Frame 1 (no input): blank canvas, image omitted
Frame 60 (no input): blank canvas, image omitted
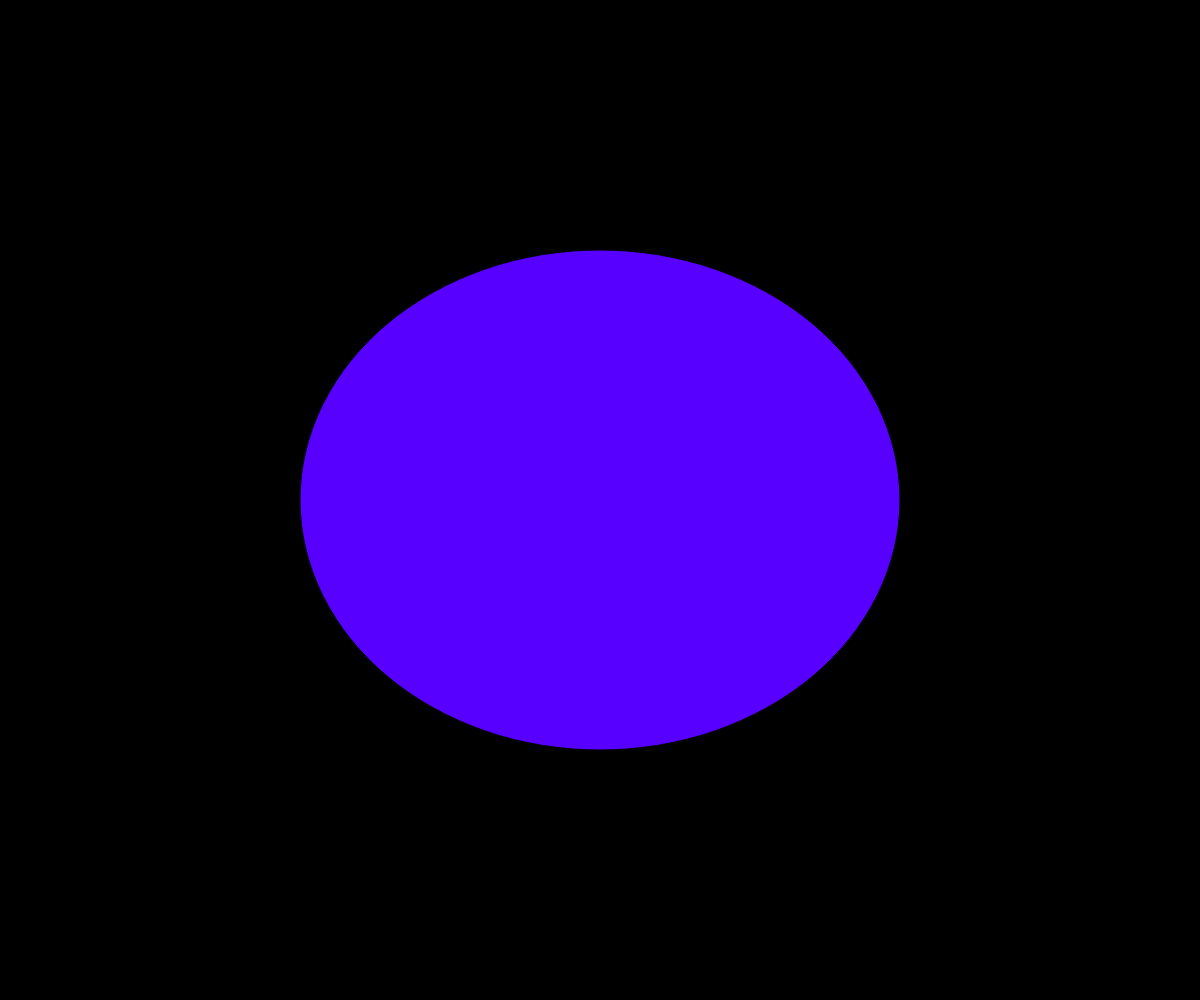
Frame 120 (the mouse pressed at the canvas centre since frame 60)

The p5.js sketch whose frames 1 and 60 were blank and that drew this single picture after the mouse press (run headless with seeded random() and noise() and a simulated clock; from frame 60 on, the mouse is pressed at the canvas centre):

// p5.js sketch
// ── sketch.js
var f;
var m;
var shape;

function setup() {
  createCanvas(windowWidth,windowHeight);
  colorMode(HSB);
  background(0,0,0);
  rectMode(CENTER);
  f = 0;
  shape = 1;
}

function keyTyped(){
  if(key == ' '){
    shape *= -1;
  }
}

function draw() {
  ///color changer
  m = frameCount;
  f = 188*cos(0.009*m)+172;
  if(f>346 && f<0)
  {m += 200}
  
  fill(f,100,100);
  if(shape === 1){
  ellipse(windowWidth/2,windowHeight/2,mouseX,mouseY);
  }else{
  rect(windowWidth/2,windowHeight/2,mouseX,mouseY);
  }
}

function keyPressed(){
  if(value == 's')
  {saveCanvass('myCanvas','png')}
}
